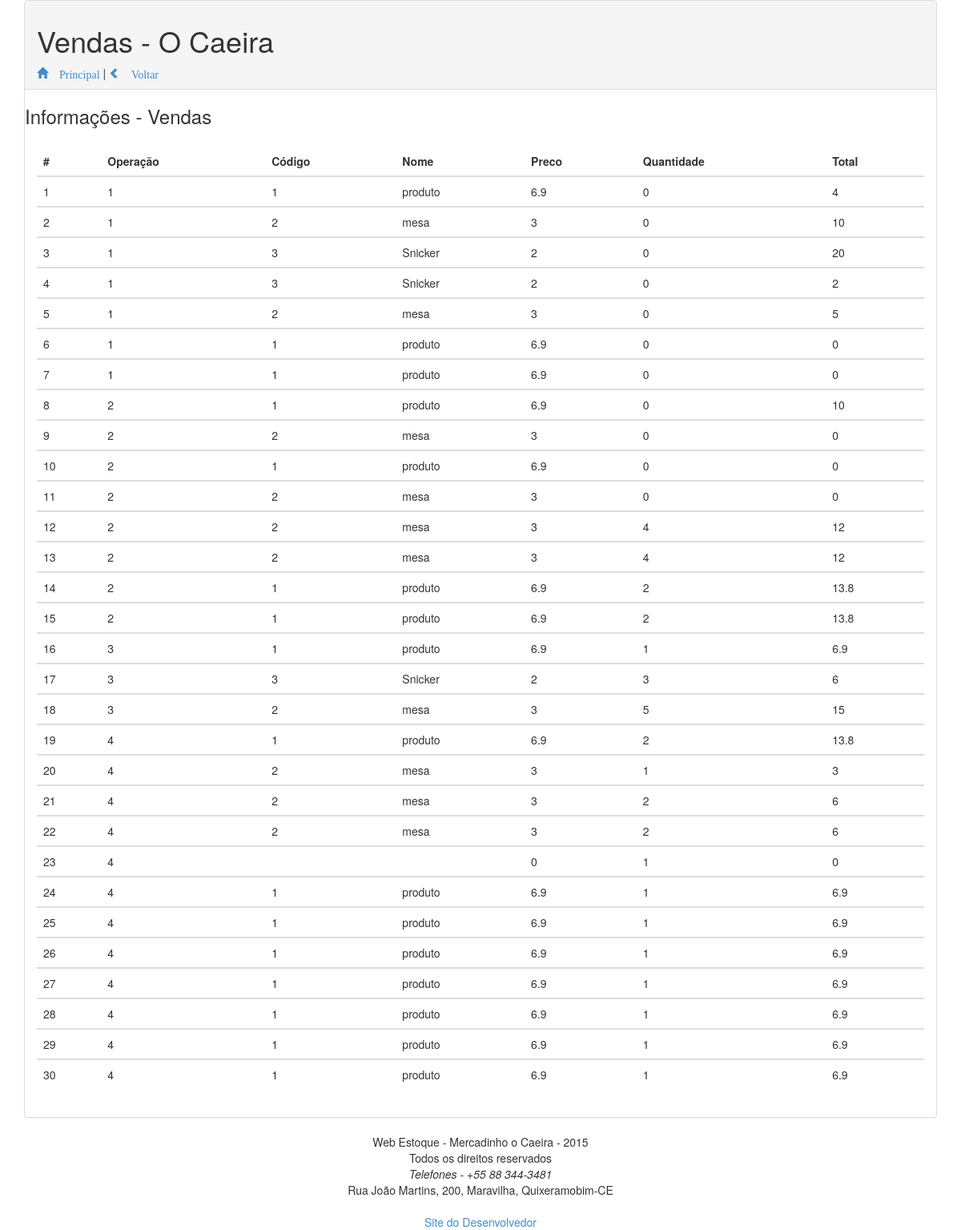
The page /app/view/venda/visualizarVenda.php (signed in) on the database its author committed.
### tables this page shows
CREATE TABLE IF NOT EXISTS `vendas` (
  `operacao` bigint(100) NOT NULL,
  `codigo` varchar(30) NOT NULL,
  `nome` varchar(30) NOT NULL,
  `quantidade` int(10) NOT NULL,
  `preco` float NOT NULL,
  `total` float NOT NULL,
`id_venda` int(11) NOT NULL,
  `data` timestamp NOT NULL DEFAULT CURRENT_TIMESTAMP
);

### app/view/venda/visualizarVenda.php (the view, shortened to what this page needs)
<!DOCTYPE html>
<html>
	<head>
	<link rel="stylesheet" type="text/css" href="../../model/css/bootstrap.css">
	<link rel="stylesheet" type="text/css" href="../../model/css/bootstrap.min.css">
	</head>
	<body class="container-fluid cadastro">
	<div  class="col-xs-12 col-md-12">
		<div class="panel panel-default">
			<div class="panel-heading">
			<h1 > Vendas - O Caeira</h1>
			<a href="../../"><span class="glyphicon glyphicon-home"> Principal</span></a> | <a href="index.php"> <span class="glyphicon glyphicon-chevron-left"> Voltar</span></a>
			</div>
			<h3>Informações -  Vendas</h3>
			<div class="panel-body">
				<table class="table table-hover">
					<thead>
						<th>#</th>
						<th>Operação</th>
						<th>Código</th>
						<th>Nome</th>
						<th>Preco</th>
						<th>Quantidade</th>
						<th>Total</th>
					</thead>
			    	 <tbody>
	<?php
		include("../../model/connect.php");
        $sql = "SELECT * FROM vendas";
        $result = mysql_query($sql, $conecta);
		$numerador = 1;
		        while( $consulta = mysql_fetch_array($result)) {
		           print "<td>$numerador</td>";
		           print "<td>$consulta[operacao]</td>";
		           print "<td>$consulta[codigo]</td>";
		           print "<td>$consulta[nome]</td>";
		           print "<td>$consulta[preco]</td>";
		           print "<td>$consulta[quantidade]</td>";
		           print "<td>$consulta[total]</td>";
		           print "</tbody>";
		           $numerador++;
		         }
	    		print "</table>";
		     ?>
			</div>
		</div>
	</div>
<?php
	require_once('../../model/footer.php');
?>

### app/model/footer.php (shortened to what this page needs)
		<footer class=" col-xs-12 rodape">
			<center>
				Web Estoque  - Mercadinho o Caeira - 2015
				<br> Todos os direitos reservados
				<br> <i>Telefones - +55 88 344-3481</i>
				<br> <address>Rua João Martins, 200, Maravilha, Quixeramobim-CE</address>
				<a href="http://felipealvescosta.com" target="_blank">Site do Desenvolvedor</a>
			</center>
		</footer>
	</body>
</html>

### rows shown on the page
vendas: operacao "1", codigo "1", nome "produto", preco "6.9", quantidade "0", total "4"
vendas: operacao "1", codigo "2", nome "mesa", preco "3", quantidade "0", total "10"
vendas: operacao "1", codigo "3", nome "Snicker", preco "2", quantidade "0", total "20"
vendas: operacao "1", codigo "3", nome "Snicker", preco "2", quantidade "0", total "2"
vendas: operacao "1", codigo "2", nome "mesa", preco "3", quantidade "0", total "5"
vendas: operacao "1", codigo "1", nome "produto", preco "6.9", quantidade "0", total "0"
vendas: operacao "1", codigo "1", nome "produto", preco "6.9", quantidade "0", total "0"
vendas: operacao "2", codigo "1", nome "produto", preco "6.9", quantidade "0", total "10"
vendas: operacao "2", codigo "2", nome "mesa", preco "3", quantidade "0", total "0"
vendas: operacao "2", codigo "1", nome "produto", preco "6.9", quantidade "0", total "0"
vendas: operacao "2", codigo "2", nome "mesa", preco "3", quantidade "0", total "0"
vendas: operacao "2", codigo "2", nome "mesa", preco "3", quantidade "4", total "12"
vendas: operacao "2", codigo "2", nome "mesa", preco "3", quantidade "4", total "12"
vendas: operacao "2", codigo "1", nome "produto", preco "6.9", quantidade "2", total "13.8"
vendas: operacao "2", codigo "1", nome "produto", preco "6.9", quantidade "2", total "13.8"
vendas: operacao "3", codigo "1", nome "produto", preco "6.9", quantidade "1", total "6.9"
vendas: operacao "3", codigo "3", nome "Snicker", preco "2", quantidade "3", total "6"
vendas: operacao "3", codigo "2", nome "mesa", preco "3", quantidade "5", total "15"
vendas: operacao "4", codigo "1", nome "produto", preco "6.9", quantidade "2", total "13.8"
vendas: operacao "4", codigo "2", nome "mesa", preco "3", quantidade "1", total "3"
vendas: operacao "4", codigo "2", nome "mesa", preco "3", quantidade "2", total "6"
vendas: operacao "4", codigo "2", nome "mesa", preco "3", quantidade "2", total "6"
vendas: operacao "4", preco "0", quantidade "1", total "0"
vendas: operacao "4", codigo "1", nome "produto", preco "6.9", quantidade "1", total "6.9"
vendas: operacao "4", codigo "1", nome "produto", preco "6.9", quantidade "1", total "6.9"
vendas: operacao "4", codigo "1", nome "produto", preco "6.9", quantidade "1", total "6.9"
vendas: operacao "4", codigo "1", nome "produto", preco "6.9", quantidade "1", total "6.9"
vendas: operacao "4", codigo "1", nome "produto", preco "6.9", quantidade "1", total "6.9"
vendas: operacao "4", codigo "1", nome "produto", preco "6.9", quantidade "1", total "6.9"
vendas: operacao "4", codigo "1", nome "produto", preco "6.9", quantidade "1", total "6.9"
